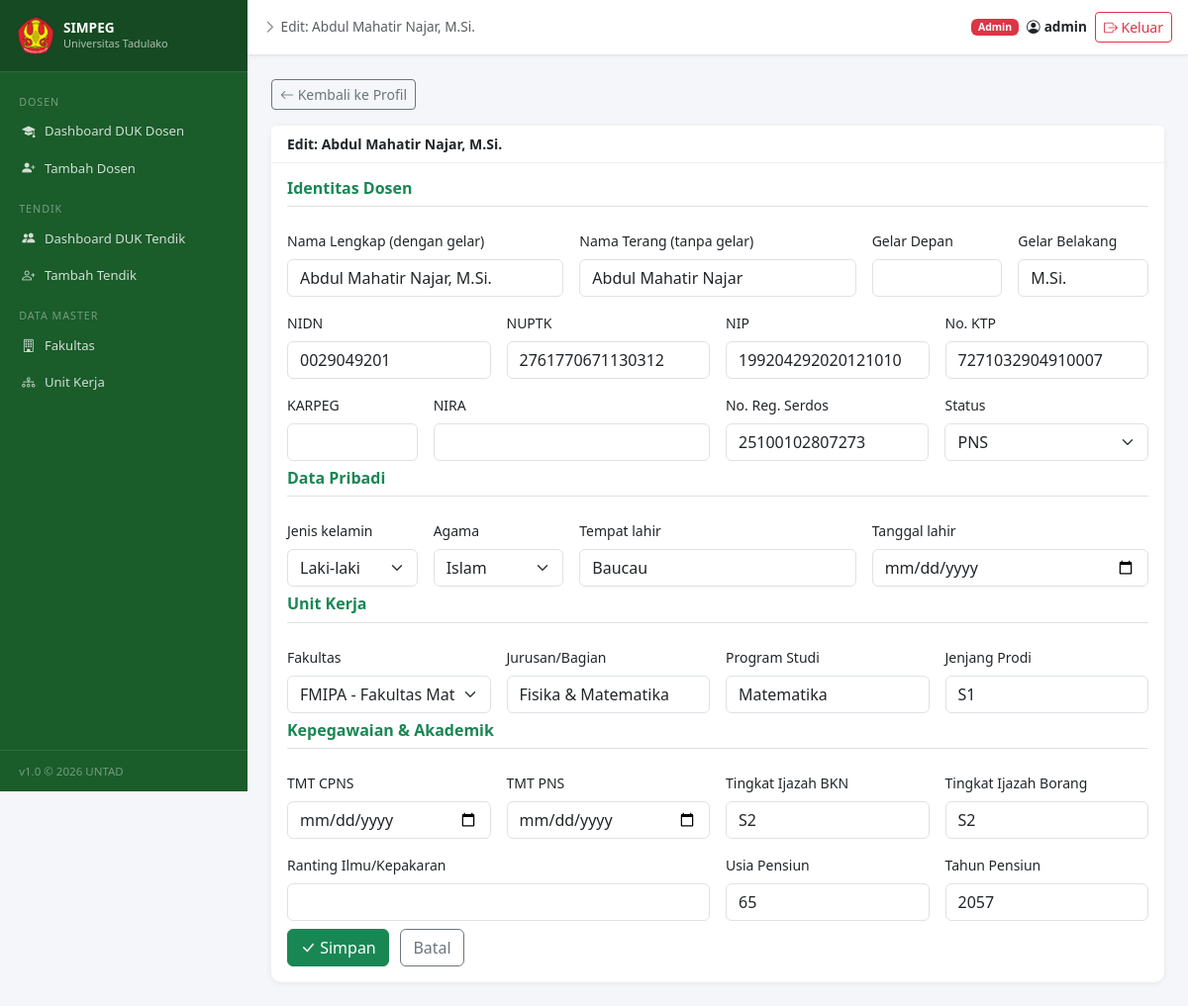
Page /dosen/1160/edit/ (signed in) on the committed database.
### dosen/models.py (models this page shows, shortened)
class Dosen(models.Model):
    JENIS_KELAMIN_CHOICES = [('L', 'Laki-laki'), ('P', 'Perempuan')]
    AGAMA_CHOICES = [
        ('Islam', 'Islam'), ('Kristen', 'Kristen'), ('Katolik', 'Katolik'),
        ('Hindu', 'Hindu'), ('Budha', 'Budha'), ('Konghucu', 'Konghucu'),
    ]
    STATUS_CHOICES = [('PNS', 'PNS'), ('CPNS', 'CPNS'), ('PPPK', 'PPPK'), ('Non-PNS', 'Non-PNS')]
    nidn = models.CharField(max_length=20, null=True, blank=True, verbose_name="NIDN")
    nuptk = models.CharField(max_length=30, null=True, blank=True, verbose_name="NUPTK")
    nip = models.CharField(max_length=30, unique=True, null=True, blank=True, verbose_name="NIP")
    no_ktp = models.CharField(max_length=20, null=True, blank=True, verbose_name="No. KTP")
    karpeg = models.CharField(max_length=20, null=True, blank=True, verbose_name="KARPEG")
    nira = models.CharField(max_length=50, null=True, blank=True, verbose_name="NIRA")
    no_reg_serdos = models.CharField(max_length=30, null=True, blank=True, verbose_name="No. Reg. Serdos")
    nama_lengkap = models.CharField(max_length=200, verbose_name="Nama Lengkap (dengan gelar)")
    nama_terang = models.CharField(max_length=200, verbose_name="Nama Terang (tanpa gelar)")
    gelar_depan = models.CharField(max_length=100, blank=True, verbose_name="Gelar Depan")
    gelar_belakang = models.CharField(max_length=100, blank=True, verbose_name="Gelar Belakang")
    jenis_kelamin = models.CharField(max_length=1, choices=JENIS_KELAMIN_CHOICES)
    agama = models.CharField(max_length=20, choices=AGAMA_CHOICES, blank=True)
    tempat_lahir = models.CharField(max_length=100, blank=True)
    tanggal_lahir = models.DateField(null=True, blank=True)
    fakultas = models.ForeignKey(Fakultas, on_delete=models.SET_NULL, null=True, related_name='dosen')
    jurusan_bagian = models.CharField(max_length=200, blank=True, verbose_name="Jurusan/Bagian")
    program_studi_nama = models.CharField(max_length=200, blank=True, verbose_name="Program Studi")
    jenjang_prodi = models.CharField(max_length=10, blank=True, verbose_name="Jenjang Prodi")
    status = models.CharField(max_length=20, choices=STATUS_CHOICES, default='PNS')
    tmt_cpns = models.DateField(null=True, blank=True, verbose_name="TMT CPNS")
    tmt_pns = models.DateField(null=True, blank=True, verbose_name="TMT PNS")
    ranting_ilmu = models.CharField(max_length=300, blank=True, verbose_name="Ranting Ilmu/Kepakaran")
    tingkat_ijazah_bkn = models.CharField(max_length=10, blank=True, verbose_name="Tingkat Ijazah BKN")
    tingkat_ijazah_borang = models.CharField(max_length=10, blank=True, verbose_name="Tingkat Ijazah Borang")
    usia_pensiun = models.IntegerField(null=True, blank=True, verbose_name="Usia Pensiun")
    tahun_pensiun = models.IntegerField(null=True, blank=True, verbose_name="Tahun Pensiun")
    created_at = models.DateTimeField(auto_now_add=True)
    updated_at = models.DateTimeField(auto_now=True)
    created_by = models.ForeignKey(User, on_delete=models.SET_NULL, null=True, related_name='dosen_created')
    class Meta:
        ordering = ['nama_lengkap']
        verbose_name_plural = "Dosen"

### dosen/views.py (the view)
# urls.py: path('dosen/<int:pk>/edit/', views.dosen_edit, name='dosen_edit'),
@login_required
@user_passes_test(is_admin)
def dosen_edit(request, pk):
    dosen = get_object_or_404(Dosen, pk=pk)
    if request.method == 'POST':
        form = DosenForm(request.POST, instance=dosen)
        if form.is_valid():
            form.save()
            messages.success(request, f'Data dosen {dosen.nama_lengkap} berhasil diperbarui.')
            return redirect('dosen_detail', pk=dosen.pk)
    else:
        form = DosenForm(instance=dosen)
    return render(request, 'dosen/dosen_form.html', {
        'form': form, 'dosen': dosen, 'title': f'Edit: {dosen.nama_lengkap}'
    })

### dosen/models.py (called while the page is built)
    def __str__(self):
        return f"{self.kode} - {self.nama}"

### dosen/views.py (called while the page is built)
def is_admin(user):
    return user.is_staff or user.is_superuser

### templates/dosen/dosen_form.html (shortened to what this page needs)
{% extends 'dosen/base.html' %}
{% block page_title %}{{ title }}{% endblock %}
{% block content %}
<div class="mb-3">
  {% if dosen %}<a href="{% url 'dosen_detail' dosen.pk %}" class="btn btn-sm btn-outline-secondary"><i class="bi bi-arrow-left"></i> Kembali ke Profil</a>
  {% else %}<a href="{% url 'dashboard' %}" class="btn btn-sm btn-outline-secondary"><i class="bi bi-arrow-left"></i> Kembali</a>{% endif %}
</div>
<div class="card">
  <div class="card-header fw-semibold">{{ title }}</div>
  <div class="card-body">
    <form method="post">
      <div class="row g-3">
        <div class="col-12"><h6 class="fw-bold text-success border-bottom pb-2 mb-2">Identitas Dosen</h6></div>
        <div class="col-md-4"><label class="form-label">{{ form.nama_lengkap.label }}</label>{{ form.nama_lengkap }}</div>
        <div class="col-md-4"><label class="form-label">{{ form.nama_terang.label }}</label>{{ form.nama_terang }}</div>
        <div class="col-md-2"><label class="form-label">{{ form.gelar_depan.label }}</label>{{ form.gelar_depan }}</div>
        <div class="col-md-2"><label class="form-label">{{ form.gelar_belakang.label }}</label>{{ form.gelar_belakang }}</div>
        <div class="col-md-3"><label class="form-label">{{ form.nidn.label }}</label>{{ form.nidn }}</div>
        <div class="col-md-3"><label class="form-label">{{ form.nuptk.label }}</label>{{ form.nuptk }}</div>
        <div class="col-md-3"><label class="form-label">{{ form.nip.label }}</label>{{ form.nip }}</div>
        <div class="col-md-3"><label class="form-label">{{ form.no_ktp.label }}</label>{{ form.no_ktp }}</div>
        <div class="col-md-2"><label class="form-label">{{ form.karpeg.label }}</label>{{ form.karpeg }}</div>
        <div class="col-md-4"><label class="form-label">{{ form.nira.label }}</label>{{ form.nira }}</div>
        <div class="col-md-3"><label class="form-label">{{ form.no_reg_serdos.label }}</label>{{ form.no_reg_serdos }}</div>
        <div class="col-md-3"><label class="form-label">{{ form.status.label }}</label>{{ form.status }}</div>
        <div class="col-12 mt-2"><h6 class="fw-bold text-success border-bottom pb-2 mb-2">Data Pribadi</h6></div>
        <div class="col-md-2"><label class="form-label">{{ form.jenis_kelamin.label }}</label>{{ form.jenis_kelamin }}</div>
        <div class="col-md-2"><label class="form-label">{{ form.agama.label }}</label>{{ form.agama }}</div>
        <div class="col-md-4"><label class="form-label">{{ form.tempat_lahir.label }}</label>{{ form.tempat_lahir }}</div>
        <div class="col-md-4"><label class="form-label">{{ form.tanggal_lahir.label }}</label>{{ form.tanggal_lahir }}</div>
        <div class="col-12 mt-2"><h6 class="fw-bold text-success border-bottom pb-2 mb-2">Unit Kerja</h6></div>
        <div class="col-md-3"><label class="form-label">{{ form.fakultas.label }}</label>{{ form.fakultas }}</div>
        <div class="col-md-3"><label class="form-label">{{ form.jurusan_bagian.label }}</label>{{ form.jurusan_bagian }}</div>
        <div class="col-md-3"><label class="form-label">{{ form.program_studi_nama.label }}</label>{{ form.program_studi_nama }}</div>
        <div class="col-md-3"><label class="form-label">{{ form.jenjang_prodi.label }}</label>{{ form.jenjang_prodi }}</div>
        <div class="col-12 mt-2"><h6 class="fw-bold text-success border-bottom pb-2 mb-2">Kepegawaian & Akademik</h6></div>
        <div class="col-md-3"><label class="form-label">{{ form.tmt_cpns.label }}</label>{{ form.tmt_cpns }}</div>
        <div class="col-md-3"><label class="form-label">{{ form.tmt_pns.label }}</label>{{ form.tmt_pns }}</div>
        <div class="col-md-3"><label class="form-label">{{ form.tingkat_ijazah_bkn.label }}</label>{{ form.tingkat_ijazah_bkn }}</div>
        <div class="col-md-3"><label class="form-label">{{ form.tingkat_ijazah_borang.label }}</label>{{ form.tingkat_ijazah_borang }}</div>
        <div class="col-md-6"><label class="form-label">{{ form.ranting_ilmu.label }}</label>{{ form.ranting_ilmu }}</div>
        <div class="col-md-3"><label class="form-label">{{ form.usia_pensiun.label }}</label>{{ form.usia_pensiun }}</div>
        <div class="col-md-3"><label class="form-label">{{ form.tahun_pensiun.label }}</label>{{ form.tahun_pensiun }}</div>
        <div class="col-12 mt-2">
          <button type="submit" class="btn btn-success"><i class="bi bi-check-lg"></i> Simpan</button>
          {% if dosen %}<a href="{% url 'dosen_detail' dosen.pk %}" class="btn btn-outline-secondary ms-2">Batal</a>
          {% else %}<a href="{% url 'dashboard' %}" class="btn btn-outline-secondary ms-2">Batal</a>{% endif %}
        </div>
      </div>
    </form>
  </div>
</div>
{% endblock %}

### templates/dosen/base.html (shortened to what this page needs)
{% load static %}
<!DOCTYPE html>
<html lang="id">
<head>
<link href="https://cdnjs.cloudflare.com/ajax/libs/bootstrap/5.3.2/css/bootstrap.min.css" rel="stylesheet">
<link href="https://cdnjs.cloudflare.com/ajax/libs/bootstrap-icons/1.11.3/font/bootstrap-icons.min.css" rel="stylesheet">
<link rel="stylesheet" href="https://cdn.datatables.net/1.13.8/css/dataTables.bootstrap5.min.css">
</head>
<body>
{% if user.is_authenticated %}
<div class="sidebar" id="sidebar">
  <div class="sidebar-brand d-flex align-items-center justify-content-between gap-2">
    <div class="d-flex align-items-center gap-2">
      <img src="{% static 'logo/untad.png' %}"
           alt="Logo UNTAD"
           width="40" height="40"
           style="border-radius:8px;flex-shrink:0;object-fit:contain">
      <div>
        <div style="font-weight:700;font-size:0.85rem;line-height:1.2">SIMPEG</div>
        <div style="font-size:0.68rem;opacity:0.65">Universitas Tadulako</div>
      </div>
    </div>
  </div>
  <nav class="sidebar-nav">
    <div class="nav-section">Dosen</div>
    <div class="nav-item">
      <a href="{% url 'dashboard' %}" class="{% if request.resolver_match.url_name == 'dashboard' %}active{% endif %}">
        <i class="bi bi-mortarboard-fill"></i> Dashboard DUK Dosen
      </a>
    </div>
    {% if user.is_staff or user.is_superuser %}
    <div class="nav-item">
      <a href="{% url 'dosen_create' %}" class="{% if request.resolver_match.url_name == 'dosen_create' %}active{% endif %}">
        <i class="bi bi-person-plus-fill"></i> Tambah Dosen
      </a>
    </div>
    {% endif %}
    <div class="nav-section">Tendik</div>
    <div class="nav-item">
      <a href="{% url 'dashboard_tendik' %}" class="{% if request.resolver_match.url_name == 'dashboard_tendik' %}active{% endif %}">
        <i class="bi bi-people-fill"></i> Dashboard DUK Tendik
      </a>
    </div>
    {% if user.is_staff or user.is_superuser %}
    <div class="nav-item">
      <a href="{% url 'tendik_create' %}" class="{% if request.resolver_match.url_name == 'tendik_create' %}active{% endif %}">
        <i class="bi bi-person-plus"></i> Tambah Tendik
      </a>
    </div>
    {% endif %}
    {% if user.is_staff or user.is_superuser %}
    <div class="nav-section">Data Master</div>
    <div class="nav-item">
      <a href="{% url 'fakultas_list' %}" class="{% if 'fakultas' in request.resolver_match.url_name %}active{% endif %}">
        <i class="bi bi-building"></i> Fakultas
      </a>
    </div>
    <div class="nav-item">
      <a href="{% url 'unit_kerja_list' %}" class="{% if 'unit_kerja' in request.resolver_match.url_name %}active{% endif %}">
        <i class="bi bi-diagram-3"></i> Unit Kerja
      </a>
    </div>
    {% endif %}
  </nav>
  <div class="sidebar-footer">v1.0 &copy; 2026 UNTAD</div>
</div>
<div class="main-wrapper">
  <div class="topbar">
    <div class="d-flex align-items-center gap-2">
      <span class="text-muted" style="font-size:0.85rem">
        <i class="bi bi-chevron-right me-1"></i>{% block page_title %}Dashboard{% endblock %}
      </span>
    </div>
    <div class="d-flex align-items-center gap-2">
      <span class="badge {% if user.is_staff %}bg-danger{% else %}bg-secondary{% endif %}">
        {% if user.is_staff %}Admin{% else %}Viewer{% endif %}
      </span>
      <span class="fw-semibold d-flex align-items-center gap-1" style="font-size:0.85rem">
        <i class="bi bi-person-circle"></i>
        <span class="topbar-username">{{ user.get_full_name|default:user.username }}</span>
      </span>
      <a href="{% url 'logout' %}" class="btn btn-outline-danger btn-sm">
        <i class="bi bi-box-arrow-right"></i>
        <span class="topbar-logout-text"> Keluar</span>
      </a>
    </div>
  </div>
  <div class="content-area">
    {% block content %}{% endblock %}
  </div>
</div>
{% endif %}
</body>
</html>

### templates/dosen/base.html (style rules this page uses)
:root { --sidebar-width: 250px; --untad-green: #1a5c2a; --untad-gold: #c8a227; --topbar-height: 56px; }
body { background: #f4f6f9; font-size: 0.875rem; }
.sidebar { width: var(--sidebar-width); height: 100vh; position: fixed; background: var(--untad-green); color: #fff; overflow-y: auto; top: 0; left: 0; z-index: 200; display: flex; flex-direction: column; transition: transform 0.25s ease; }
.sidebar-brand { padding: 1rem; border-bottom: 1px solid rgba(255,255,255,0.15); background: rgba(0,0,0,0.2); flex-shrink: 0; }
.sidebar-nav { padding: 0.5rem 0; flex: 1; }
.sidebar-nav .nav-item a { display: flex; align-items: center; gap: 0.6rem; padding: 0.55rem 1.2rem; color: rgba(255,255,255,0.8); text-decoration: none; font-size: 0.82rem; transition: all 0.2s; border-left: 3px solid transparent; }
.sidebar-nav .nav-section { padding: 0.85rem 1.2rem 0.25rem; font-size: 0.67rem; text-transform: uppercase; letter-spacing: 0.09em; color: rgba(255,255,255,0.4); }
.main-wrapper { margin-left: var(--sidebar-width); min-height: 100vh; display: flex; flex-direction: column; }
.topbar { background: #fff; border-bottom: 1px solid #e0e4ea; padding: 0 1rem; height: var(--topbar-height); display: flex; align-items: center; justify-content: space-between; position: sticky; top: 0; z-index: 50; box-shadow: 0 1px 4px rgba(0,0,0,0.06); gap: 0.5rem; }
.topbar-username { display: none; }
@media (min-width: 576px) { .topbar-username { display: inline; } }
.topbar-logout-text { display: none; }
@media (min-width: 400px) { .topbar-logout-text { display: inline; } }
.content-area { padding: 1rem; flex: 1; }
@media (min-width: 768px) { .content-area { padding: 1.5rem; } }
.card { border: none; box-shadow: 0 1px 6px rgba(0,0,0,0.07); border-radius: 10px; }
.card-header { background: #fff; border-bottom: 1px solid #f0f0f0; font-weight: 600; }
.sidebar-footer { padding:0.75rem 1.2rem;border-top:1px solid rgba(255,255,255,0.1);font-size:0.72rem;color:rgba(255,255,255,0.4);flex-shrink:0 }

### rows in the picture
Dosen: nama_lengkap "Abdul Mahatir Najar, M.Si.", nama_terang "Abdul Mahatir Najar", gelar_belakang "M.Si.", nidn "0029049201", nuptk "2761770671130312", nip "199204292020121010", no_ktp "7271032904910007", no_reg_serdos "25100102807273", status "PNS", jenis_kelamin "Laki-laki", agama "Islam", tempat_lahir "Baucau", fakultas "FMIPA - Fakultas Matematika dan Ilmu Pengetahuan Alam", jurusan_bagian "Fisika & Matematika", program_studi_nama "Matematika", jenjang_prodi "S1", tingkat_ijazah_bkn "S2", tingkat_ijazah_borang "S2", usia_pensiun "65", tahun_pensiun "2057"

### other values in the picture
{{ title }} "Edit: Abdul Mahatir Najar, M.Si."
{{ user.get_full_name|default:user.username }} "admin"
